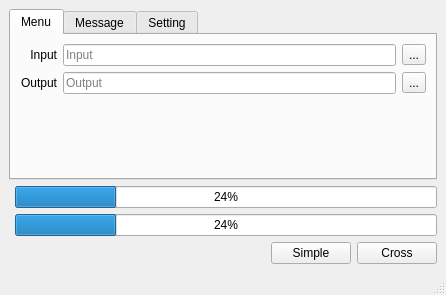
<?xml version="1.0" encoding="UTF-8"?>
<ui version="4.0">
 <class>MainWindow</class>
 <widget class="QMainWindow" name="MainWindow">
  <property name="geometry">
   <rect>
    <x>0</x>
    <y>0</y>
    <width>446</width>
    <height>295</height>
   </rect>
  </property>
  <property name="windowTitle">
   <string>MainWindow</string>
  </property>
  <property name="toolTip">
   <string/>
  </property>
  <widget class="QWidget" name="centralwidget">
   <layout class="QGridLayout" name="gridLayout_3">
    <item row="2" column="1">
     <widget class="QProgressBar" name="progressBar">
      <property name="value">
       <number>24</number>
      </property>
     </widget>
    </item>
    <item row="3" column="0" colspan="2">
     <layout class="QHBoxLayout" name="horizontalLayoutMenuButtons">
      <item>
       <spacer name="horizontalSpacerMenu">
        <property name="orientation">
         <enum>Qt::Horizontal</enum>
        </property>
        <property name="sizeHint" stdset="0">
         <size>
          <width>90</width>
          <height>20</height>
         </size>
        </property>
       </spacer>
      </item>
      <item>
       <widget class="QPushButton" name="pushButtonSimple">
        <property name="text">
         <string>Simple</string>
        </property>
       </widget>
      </item>
      <item>
       <widget class="QPushButton" name="pushButtonCross">
        <property name="text">
         <string>Cross</string>
        </property>
       </widget>
      </item>
     </layout>
    </item>
    <item row="1" column="1">
     <widget class="QProgressBar" name="progressBarGeneral">
      <property name="value">
       <number>24</number>
      </property>
     </widget>
    </item>
    <item row="0" column="0" colspan="2">
     <widget class="QTabWidget" name="tabWidget">
      <property name="currentIndex">
       <number>0</number>
      </property>
      <widget class="QWidget" name="tabMenu">
       <attribute name="title">
        <string>Menu</string>
       </attribute>
       <layout class="QGridLayout" name="gridLayout">
        <item row="0" column="0">
         <widget class="QLabel" name="labelInput">
          <property name="text">
           <string>Input</string>
          </property>
          <property name="alignment">
           <set>Qt::AlignRight|Qt::AlignTrailing|Qt::AlignVCenter</set>
          </property>
         </widget>
        </item>
        <item row="1" column="2">
         <widget class="QToolButton" name="toolButtonOutput">
          <property name="text">
           <string>...</string>
          </property>
         </widget>
        </item>
        <item row="1" column="1">
         <widget class="QLineEdit" name="lineEditOutput">
          <property name="placeholderText">
           <string>Output</string>
          </property>
         </widget>
        </item>
        <item row="1" column="0">
         <widget class="QLabel" name="labelOutput">
          <property name="text">
           <string>Output</string>
          </property>
          <property name="alignment">
           <set>Qt::AlignRight|Qt::AlignTrailing|Qt::AlignVCenter</set>
          </property>
         </widget>
        </item>
        <item row="0" column="2">
         <widget class="QToolButton" name="toolButtonInput">
          <property name="text">
           <string>...</string>
          </property>
         </widget>
        </item>
        <item row="0" column="1">
         <widget class="QLineEdit" name="lineEditInput">
          <property name="dragEnabled">
           <bool>false</bool>
          </property>
          <property name="placeholderText">
           <string>Input</string>
          </property>
         </widget>
        </item>
        <item row="2" column="0" colspan="3">
         <spacer name="verticalSpacerMenu">
          <property name="orientation">
           <enum>Qt::Vertical</enum>
          </property>
          <property name="sizeHint" stdset="0">
           <size>
            <width>20</width>
            <height>40</height>
           </size>
          </property>
         </spacer>
        </item>
       </layout>
      </widget>
      <widget class="QWidget" name="tabMessage">
       <attribute name="title">
        <string>Message</string>
       </attribute>
       <layout class="QGridLayout" name="gridLayout_2">
        <item row="0" column="0">
         <widget class="QListView" name="listView"/>
        </item>
       </layout>
      </widget>
      <widget class="QWidget" name="tabSetting">
       <attribute name="title">
        <string>Setting</string>
       </attribute>
       <layout class="QVBoxLayout" name="verticalLayout">
        <item>
         <widget class="QTabWidget" name="tabWidgetSetting">
          <property name="currentIndex">
           <number>0</number>
          </property>
          <widget class="QWidget" name="tabGeneral">
           <attribute name="title">
            <string>General</string>
           </attribute>
           <layout class="QGridLayout" name="gridLayout_4">
            <item row="0" column="0">
             <widget class="QCheckBox" name="checkBoxDropNA">
              <property name="text">
               <string>Drop N/A</string>
              </property>
             </widget>
            </item>
            <item row="0" column="1">
             <widget class="QCheckBox" name="checkBoxExtendFilter">
              <property name="text">
               <string>Extend Filter</string>
              </property>
              <property name="checked">
               <bool>false</bool>
              </property>
             </widget>
            </item>
            <item row="1" column="0">
             <widget class="QCheckBox" name="checkBoxWithPercent">
              <property name="text">
               <string>with %</string>
              </property>
              <property name="checked">
               <bool>true</bool>
              </property>
             </widget>
            </item>
           </layout>
          </widget>
          <widget class="QWidget" name="tabError">
           <attribute name="title">
            <string>Error</string>
           </attribute>
           <layout class="QGridLayout" name="gridLayout_5">
            <item row="0" column="0">
             <widget class="QCheckBox" name="checkBoxAggregateError">
              <property name="text">
               <string>Aggregate Error</string>
              </property>
             </widget>
            </item>
            <item row="1" column="0">
             <widget class="QCheckBox" name="checkBoxIgnoreForbiddenError">
              <property name="text">
               <string>Ignore forbidden errors</string>
              </property>
              <property name="checked">
               <bool>true</bool>
              </property>
             </widget>
            </item>
           </layout>
          </widget>
          <widget class="QWidget" name="tabSimple">
           <attribute name="title">
            <string>Simple</string>
           </attribute>
           <layout class="QFormLayout" name="formLayout_3">
            <item row="0" column="0">
             <widget class="QCheckBox" name="checkBoxSAToPie">
              <property name="text">
               <string>SA to Pie</string>
              </property>
             </widget>
            </item>
           </layout>
          </widget>
          <widget class="QWidget" name="tabCross">
           <attribute name="title">
            <string>Cross</string>
           </attribute>
           <layout class="QFormLayout" name="formLayout">
            <property name="fieldGrowthPolicy">
             <enum>QFormLayout::AllNonFixedFieldsGrow</enum>
            </property>
            <item row="0" column="0">
             <widget class="QLabel" name="labelCrossTableStyle">
              <property name="text">
               <string>TableStyle</string>
              </property>
             </widget>
            </item>
            <item row="0" column="1">
             <widget class="QComboBox" name="comboBoxCrossFormat"/>
            </item>
            <item row="1" column="0" colspan="2">
             <widget class="QCheckBox" name="checkBoxChartAddYTotal">
              <property name="text">
               <string>[Chart] Add Y Total</string>
              </property>
             </widget>
            </item>
            <item row="2" column="0" colspan="2">
             <widget class="QCheckBox" name="checkBoxChartDropYBlank">
              <property name="text">
               <string>[Chart] Drop Y Blank</string>
              </property>
             </widget>
            </item>
           </layout>
          </widget>
          <widget class="QWidget" name="tabAnalyze">
           <attribute name="title">
            <string>Analyze</string>
           </attribute>
           <layout class="QFormLayout" name="formLayout_2">
            <item row="0" column="0">
             <widget class="QCheckBox" name="checkBoxAnalyzeAbstract">
              <property name="text">
               <string>Insert abstract information</string>
              </property>
              <property name="checked">
               <bool>false</bool>
              </property>
             </widget>
            </item>
            <item row="1" column="0">
             <widget class="QCheckBox" name="checkBoxCellEmphasis">
              <property name="text">
               <string>Cell emphasis</string>
              </property>
             </widget>
            </item>
           </layout>
          </widget>
          <widget class="QWidget" name="tabData">
           <attribute name="title">
            <string>Data</string>
           </attribute>
           <layout class="QGridLayout" name="gridLayout_6">
            <item row="0" column="1">
             <widget class="QPushButton" name="pushButtonExpand">
              <property name="text">
               <string>Expand</string>
              </property>
             </widget>
            </item>
            <item row="0" column="2">
             <spacer name="horizontalSpacer">
              <property name="orientation">
               <enum>Qt::Horizontal</enum>
              </property>
              <property name="sizeHint" stdset="0">
               <size>
                <width>40</width>
                <height>20</height>
               </size>
              </property>
             </spacer>
            </item>
            <item row="2" column="1">
             <spacer name="verticalSpacer">
              <property name="orientation">
               <enum>Qt::Vertical</enum>
              </property>
              <property name="sizeHint" stdset="0">
               <size>
                <width>20</width>
                <height>40</height>
               </size>
              </property>
             </spacer>
            </item>
            <item row="1" column="1">
             <widget class="QCheckBox" name="checkBoxRaw">
              <property name="text">
               <string>Raw output</string>
              </property>
             </widget>
            </item>
           </layout>
          </widget>
         </widget>
        </item>
       </layout>
      </widget>
     </widget>
    </item>
   </layout>
  </widget>
  <widget class="QStatusBar" name="statusbar"/>
  <widget class="QMenuBar" name="menuBar">
   <property name="geometry">
    <rect>
     <x>0</x>
     <y>0</y>
     <width>446</width>
     <height>24</height>
    </rect>
   </property>
  </widget>
 </widget>
 <resources>
  <include location="../../qsurveytools.qrc"/>
 </resources>
 <connections/>
</ui>
